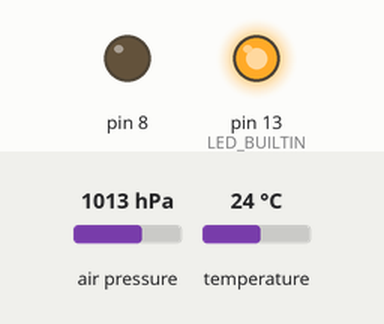
Recording of a sketch running on a simulated Arduino Uno, built with avr-gcc and run on an emulated ATmega328P. On the bench: output pins drawn as LEDs (lit = HIGH). The test bench sets the inputs (shaded band); at power-on: air pressure 1013 hPa, temperature 24 °C. The local clock reads 2024-03-15 10:24:30 at power-on unless the sketch sets it; storage starts empty.

Above: at 5.2 s.
At 7.8 s:
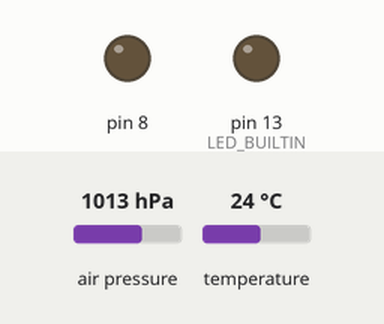
Timing chart, 0 to 11.9 s (numbered marks = the images above):
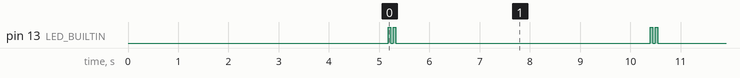

Measured:
- by itself, pin 13 (LED_BUILTIN): repeats every 5.2 s: LOW 0.05 s, HIGH 0.05 s, LOW 5.1 s, HIGH 0.05 s
- by itself, everything shown: repeats every 5.2 s, in 4 steps

The sketch:

V3.ino
```cpp
// This version of the code is what flew on 2023-05-04

#include <Wire.h>
#include <SD.h>
#include <Adafruit_MPL3115A2.h>
#include <RTClib.h>

#define MPL_SCK 13
#define MPL_MISO 12
#define MPL_MOSI 11
#define MPL_CS 10
#define cardSelect 4
#define ERROR_DISPLAY_PIN 13
#define geigerPin 1
#define millisecondsBetweenCountReports 6000 - 1000
//#define millisecondsBetweenCountReports 60000 - 1000
#define SEALEVELPRESSURE_HPA (1017) //Change this value to the sea level pressure for current location during launch
volatile int particleCount = 0;

#define USE_MPL 1
#define USE_RTC 1
#define USE_LOG 1

#ifdef USE_MPL
Adafruit_MPL3115A2 mpl;
#endif
#ifdef USE_RTC
RTC_DS3231 rtc;
#endif
#ifdef USE_LOG
File logfile;
#endif

void error(uint8_t errno) {
  while(1)   {
    uint8_t i;
    for (i = 0; i < errno; i++) {
      digitalWrite(LED_BUILTIN, HIGH);
      delay(100);
      digitalWrite(LED_BUILTIN, LOW);
      delay(100);
    }
    for (i = errno; i < 10; i++) {
      delay(200);
    }
  }
}

void setup() {

  for (int i = 0; i < 3; i++) {
    digitalWrite(LED_BUILTIN, HIGH);
    delay(200);
    digitalWrite(LED_BUILTIN, LOW);
    delay(200);
  }

  /* Geiger Counter Setup */
  // Specifies the pin to use
  pinMode(geigerPin, INPUT);

  // Registers the particleDetected() function to run every time the pin goes to HIGH
  int geigerInterruptNumber = digitalPinToInterrupt(geigerPin);
  attachInterrupt(geigerInterruptNumber, particleDetected, RISING);

  /* MPL3115A2 setup */
  #ifdef USE_MPL
    if (!mpl.begin()) {
      error (1);
    }
    else {
      digitalWrite(LED_BUILTIN, HIGH);
      delay(500);
      digitalWrite(LED_BUILTIN, LOW);
      delay(200);
      digitalWrite(LED_BUILTIN, HIGH);
      delay(100);
      digitalWrite(LED_BUILTIN, LOW);
      delay(200);
    }
  #endif // USE_MPL

  /* SD Card setup */
  #ifdef USE_LOG
  // See if the card is present and can be initialized
  if (!SD.begin(cardSelect))
  {
    error(2);
  }
  else
  {
    digitalWrite(LED_BUILTIN, HIGH);
    delay(500);
    digitalWrite(LED_BUILTIN, LOW);
    delay(200);
    digitalWrite(LED_BUILTIN, HIGH);
    delay(100);
    digitalWrite(LED_BUILTIN, LOW);
    delay(200);
    digitalWrite(LED_BUILTIN, HIGH);
    delay(100);
    digitalWrite(LED_BUILTIN, LOW);
    delay(200);
  }
  char filename[15];
  strcpy(filename, "/LAUNCH00.CSV");
  for (uint8_t i = 0; i < 100; i++)
  {
    filename[7] = '0' + i/10;
    filename[8] = '0' + i%10;
    // Create if does not exist, do not open existing, write, sync after write
    if (!SD.exists(filename))
    {
      break;
    }
  }
    logfile = SD.open(filename, FILE_WRITE);
  if (!logfile)
  {
    error(3);
  }

  if (!rtc.begin())
  {
    error(4);
  }
  else
  {
    digitalWrite(LED_BUILTIN, HIGH);
    delay(500);
    digitalWrite(LED_BUILTIN, LOW);
    delay(200);
    digitalWrite(LED_BUILTIN, HIGH);
    delay(100);
    digitalWrite(LED_BUILTIN, LOW);
    delay(200);
    digitalWrite(LED_BUILTIN, HIGH);
    delay(100);
    digitalWrite(LED_BUILTIN, LOW);
    delay(200);
    digitalWrite(LED_BUILTIN, HIGH);
    delay(100);
    digitalWrite(LED_BUILTIN, LOW);
    delay(200);
  }

  logfile.println(F("Time, Counts, Altitude (m), Pressure (hPa), RTC Temperature (C), MPL Temperature (C)"));
  logfile.flush();
  #endif // USE_LOG
  pinMode(13, OUTPUT);
  pinMode(8, OUTPUT);
}

void loop() {

  delay(50);
  digitalWrite(LED_BUILTIN, HIGH);
  delay(50);
  digitalWrite(LED_BUILTIN, LOW);
  delay(50);
  digitalWrite(LED_BUILTIN, HIGH);
  delay(50);
  digitalWrite(LED_BUILTIN, LOW);

  // Waits a certain number of ms before reporting the number of counts in that period
  delay(millisecondsBetweenCountReports);

  // Stops particleDetected() from running while the particle count amount is read and reset to 0
  noInterrupts();
  int countsSinceLastReport = particleCount;
  particleCount = 0;
  interrupts();

  // Reports the number of counts since the last report
  #ifdef USE_LOG
  #ifdef USE_MPL
  DateTime now = rtc.now();
  logfile.print(now.hour(), DEC);
  logfile.print(F(":"));
  logfile.print(now.minute(), DEC);
  logfile.print(F(":"));
  logfile.print(now.second(), DEC);
  logfile.print(F(", "));
  logfile.print(countsSinceLastReport);
  logfile.print(F(", "));
  logfile.print(mpl.getAltitude());
  logfile.print(F(", "));
  logfile.print(mpl.getPressure());
  logfile.print(F(", "));
  logfile.print(rtc.getTemperature());
  logfile.print(F(", "));
  logfile.print(mpl.getTemperature());
  logfile.println();
  #endif // USE_MPL
  #endif // USE_Log

  logfile.flush();
}

void particleDetected() {
  particleCount++;
}
```
